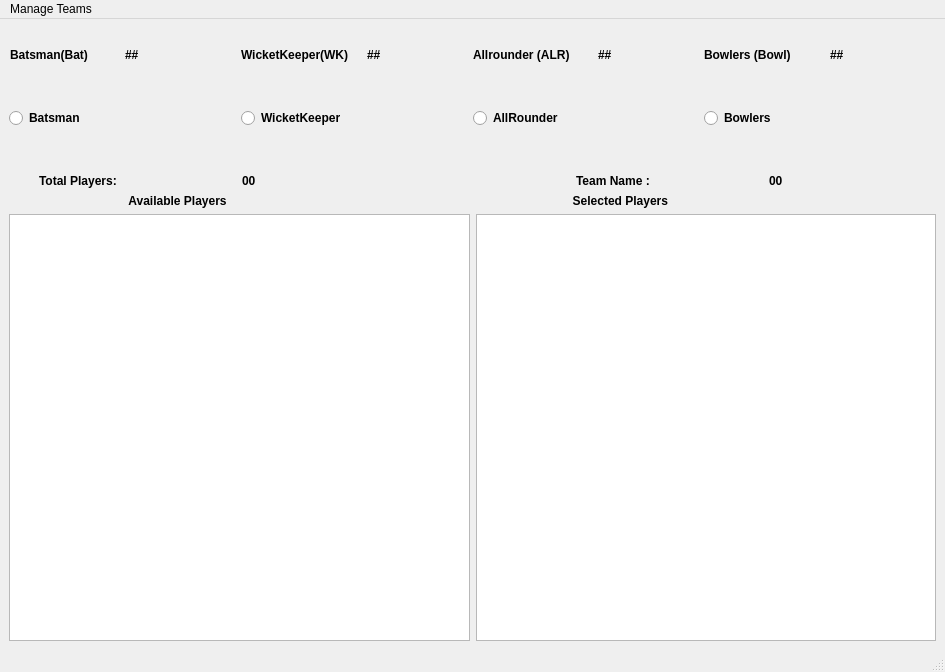
<?xml version="1.0" encoding="UTF-8"?>
<ui version="4.0">
 <class>MainWindow</class>
 <widget class="QMainWindow" name="MainWindow">
  <property name="geometry">
   <rect>
    <x>0</x>
    <y>0</y>
    <width>945</width>
    <height>672</height>
   </rect>
  </property>
  <property name="windowTitle">
   <string>MainWindow</string>
  </property>
  <widget class="QWidget" name="centralwidget">
   <layout class="QVBoxLayout" name="verticalLayout">
    <item>
     <layout class="QHBoxLayout" name="horizontalLayout" stretch="0,0,0,0,0,0,0,0">
      <property name="spacing">
       <number>0</number>
      </property>
      <property name="sizeConstraint">
       <enum>QLayout::SetNoConstraint</enum>
      </property>
      <property name="topMargin">
       <number>20</number>
      </property>
      <property name="bottomMargin">
       <number>20</number>
      </property>
      <item>
       <widget class="QLabel" name="Batsman">
        <property name="font">
         <font>
          <pointsize>9</pointsize>
          <weight>75</weight>
          <bold>true</bold>
         </font>
        </property>
        <property name="text">
         <string>Batsman(Bat)</string>
        </property>
        <property name="margin">
         <number>12</number>
        </property>
        <property name="indent">
         <number>1</number>
        </property>
       </widget>
      </item>
      <item>
       <widget class="QLabel" name="Batcount">
        <property name="font">
         <font>
          <pointsize>9</pointsize>
          <weight>75</weight>
          <bold>true</bold>
         </font>
        </property>
        <property name="text">
         <string>##</string>
        </property>
       </widget>
      </item>
      <item>
       <widget class="QLabel" name="Wicketkeeepr">
        <property name="font">
         <font>
          <pointsize>9</pointsize>
          <weight>75</weight>
          <bold>true</bold>
         </font>
        </property>
        <property name="text">
         <string>WicketKeeper(WK)</string>
        </property>
       </widget>
      </item>
      <item>
       <widget class="QLabel" name="Wkcount">
        <property name="font">
         <font>
          <pointsize>9</pointsize>
          <weight>75</weight>
          <bold>true</bold>
         </font>
        </property>
        <property name="text">
         <string>##</string>
        </property>
        <property name="indent">
         <number>10</number>
        </property>
       </widget>
      </item>
      <item>
       <widget class="QLabel" name="Allrounder">
        <property name="font">
         <font>
          <pointsize>9</pointsize>
          <weight>75</weight>
          <bold>true</bold>
         </font>
        </property>
        <property name="text">
         <string>Allrounder (ALR)</string>
        </property>
       </widget>
      </item>
      <item>
       <widget class="QLabel" name="Alrcount">
        <property name="font">
         <font>
          <pointsize>9</pointsize>
          <weight>75</weight>
          <bold>true</bold>
         </font>
        </property>
        <property name="text">
         <string>##</string>
        </property>
        <property name="indent">
         <number>10</number>
        </property>
       </widget>
      </item>
      <item>
       <widget class="QLabel" name="Bowlers">
        <property name="font">
         <font>
          <pointsize>9</pointsize>
          <weight>75</weight>
          <bold>true</bold>
         </font>
        </property>
        <property name="text">
         <string>Bowlers (Bowl)</string>
        </property>
       </widget>
      </item>
      <item>
       <widget class="QLabel" name="Bowlcount">
        <property name="font">
         <font>
          <pointsize>9</pointsize>
          <weight>75</weight>
          <bold>true</bold>
         </font>
        </property>
        <property name="text">
         <string>##</string>
        </property>
        <property name="indent">
         <number>10</number>
        </property>
       </widget>
      </item>
     </layout>
    </item>
    <item>
     <layout class="QHBoxLayout" name="horizontalLayout_3" stretch="0,0,0,0">
      <property name="spacing">
       <number>0</number>
      </property>
      <property name="sizeConstraint">
       <enum>QLayout::SetMaximumSize</enum>
      </property>
      <property name="leftMargin">
       <number>0</number>
      </property>
      <property name="topMargin">
       <number>20</number>
      </property>
      <property name="bottomMargin">
       <number>20</number>
      </property>
      <item>
       <widget class="QRadioButton" name="Batsman_2">
        <property name="font">
         <font>
          <pointsize>9</pointsize>
          <weight>75</weight>
          <bold>true</bold>
         </font>
        </property>
        <property name="tabletTracking">
         <bool>false</bool>
        </property>
        <property name="acceptDrops">
         <bool>false</bool>
        </property>
        <property name="toolTipDuration">
         <number>20</number>
        </property>
        <property name="styleSheet">
         <string notr="true">Batmans</string>
        </property>
        <property name="text">
         <string>Batsman</string>
        </property>
       </widget>
      </item>
      <item>
       <widget class="QRadioButton" name="Wicketkeeper">
        <property name="font">
         <font>
          <pointsize>9</pointsize>
          <weight>75</weight>
          <bold>true</bold>
         </font>
        </property>
        <property name="text">
         <string>WicketKeeper</string>
        </property>
       </widget>
      </item>
      <item>
       <widget class="QRadioButton" name="Allrounder_2">
        <property name="font">
         <font>
          <pointsize>9</pointsize>
          <weight>75</weight>
          <bold>true</bold>
         </font>
        </property>
        <property name="text">
         <string>AllRounder</string>
        </property>
        <property name="checked">
         <bool>false</bool>
        </property>
       </widget>
      </item>
      <item>
       <widget class="QRadioButton" name="Bowlers_2">
        <property name="font">
         <font>
          <pointsize>9</pointsize>
          <weight>75</weight>
          <bold>true</bold>
         </font>
        </property>
        <property name="text">
         <string>Bowlers</string>
        </property>
       </widget>
      </item>
     </layout>
    </item>
    <item>
     <widget class="QLabel" name="label">
      <property name="font">
       <font>
        <weight>75</weight>
        <bold>true</bold>
       </font>
      </property>
      <property name="text">
       <string/>
      </property>
     </widget>
    </item>
    <item>
     <layout class="QHBoxLayout" name="horizontalLayout_5">
      <item>
       <widget class="QLabel" name="Totalplayers">
        <property name="font">
         <font>
          <pointsize>9</pointsize>
          <weight>75</weight>
          <bold>true</bold>
         </font>
        </property>
        <property name="text">
         <string>Total Players: </string>
        </property>
        <property name="indent">
         <number>30</number>
        </property>
       </widget>
      </item>
      <item>
       <widget class="QLabel" name="playerscount">
        <property name="font">
         <font>
          <pointsize>9</pointsize>
          <weight>75</weight>
          <bold>true</bold>
         </font>
        </property>
        <property name="text">
         <string>00</string>
        </property>
        <property name="indent">
         <number>-10</number>
        </property>
       </widget>
      </item>
      <item>
       <widget class="QLabel" name="TeamName">
        <property name="font">
         <font>
          <pointsize>9</pointsize>
          <weight>75</weight>
          <bold>true</bold>
         </font>
        </property>
        <property name="text">
         <string>Team Name :</string>
        </property>
        <property name="indent">
         <number>100</number>
        </property>
       </widget>
      </item>
      <item>
       <widget class="QLabel" name="name">
        <property name="font">
         <font>
          <pointsize>9</pointsize>
          <weight>75</weight>
          <bold>true</bold>
         </font>
        </property>
        <property name="text">
         <string>00</string>
        </property>
        <property name="indent">
         <number>60</number>
        </property>
       </widget>
      </item>
     </layout>
    </item>
    <item>
     <widget class="QLabel" name="label_2">
      <property name="maximumSize">
       <size>
        <width>778</width>
        <height>16</height>
       </size>
      </property>
      <property name="font">
       <font>
        <weight>75</weight>
        <bold>true</bold>
       </font>
      </property>
      <property name="text">
       <string>                                    Available Players                                                                                                        Selected Players</string>
      </property>
     </widget>
    </item>
    <item>
     <layout class="QHBoxLayout" name="Team">
      <item>
       <widget class="QListWidget" name="listWidget_2"/>
      </item>
      <item>
       <widget class="QListWidget" name="listWidget"/>
      </item>
     </layout>
    </item>
   </layout>
  </widget>
  <widget class="QMenuBar" name="menubar">
   <property name="geometry">
    <rect>
     <x>0</x>
     <y>0</y>
     <width>945</width>
     <height>26</height>
    </rect>
   </property>
   <widget class="QMenu" name="menuManage_Teams">
    <property name="title">
     <string>Manage Teams</string>
    </property>
    <addaction name="actionNew_Team"/>
    <addaction name="actionOpen_Team"/>
    <addaction name="actionSave_Team"/>
    <addaction name="actionEvaluate_Team"/>
    <addaction name="actionQuit"/>
   </widget>
   <addaction name="menuManage_Teams"/>
  </widget>
  <widget class="QStatusBar" name="statusbar"/>
  <action name="actionNew_Team">
   <property name="text">
    <string>New Team</string>
   </property>
  </action>
  <action name="actionOpen_Team">
   <property name="text">
    <string>Open Team</string>
   </property>
  </action>
  <action name="actionSave_Team">
   <property name="text">
    <string>Save Team</string>
   </property>
  </action>
  <action name="actionEvaluate_Team">
   <property name="text">
    <string>Evaluate Team</string>
   </property>
  </action>
  <action name="actionQuit">
   <property name="text">
    <string>Quit</string>
   </property>
  </action>
 </widget>
 <resources/>
 <connections/>
</ui>
